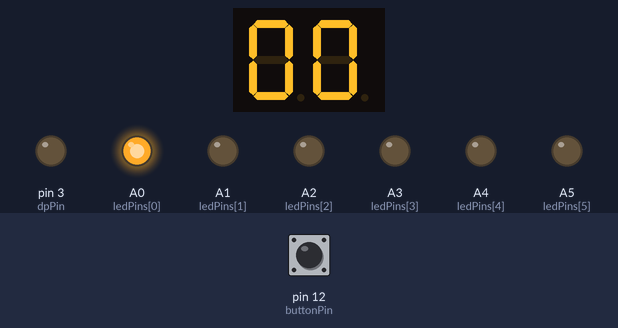
The sketch below on a simulated Arduino Uno, built with avr-gcc and run on an emulated ATmega328P. On the bench: 2-digit seven-segment display, output pins drawn as LEDs (lit = HIGH). Wiring (inferred from the names in the program): 2-digit 7-segment display, segments lit when HIGH: segments pin 11, pin 10, pin 2, pin 5, pin 4, pin 7, pin 6; digit selects pin 8, pin 9. The inputs (shaded band) are chosen by the test bench; at power-on: pin 12 (buttonPin) HIGH. The segment pins are drawn as the display they are named for; pins used as bus, display or sensor lines are not drawn.

Above: at 0.27 s.
At 4.25 s:
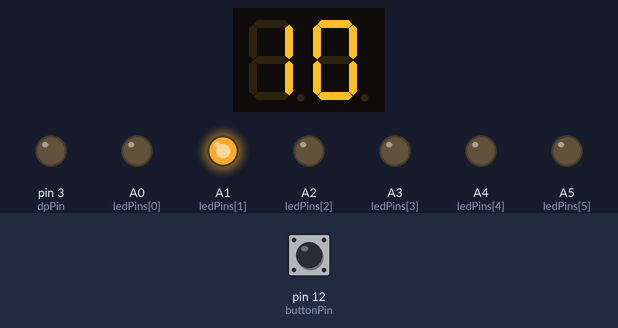
At 9.25 s:
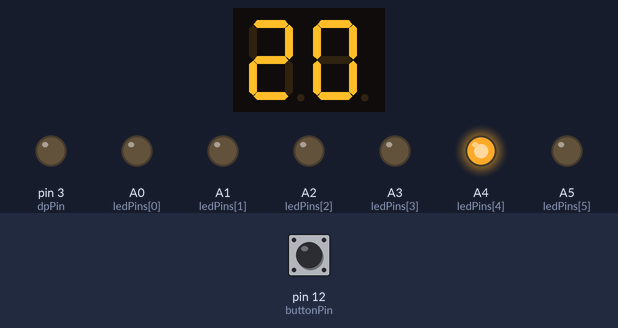
At 20.25 s:
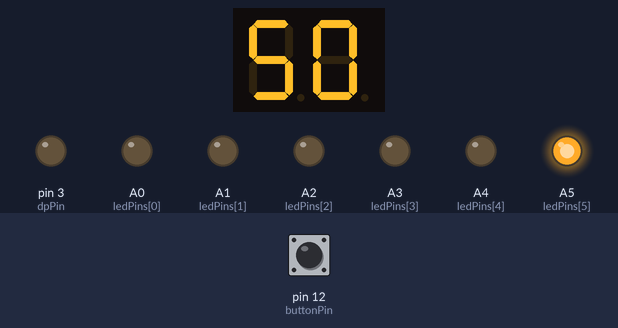
At 29.75 s:
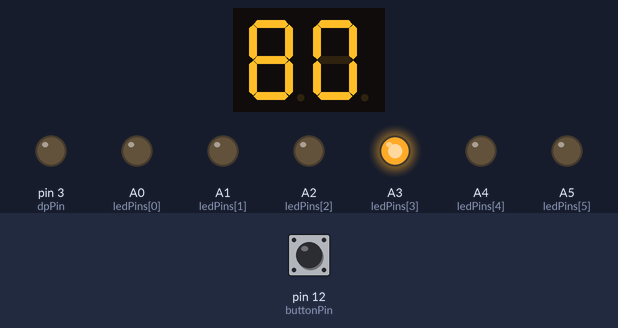
At 39.75 s:
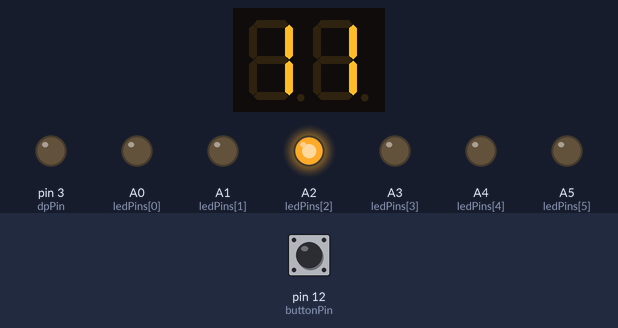
Timing chart, 0 to 40.0 s (numbered marks = the images above):
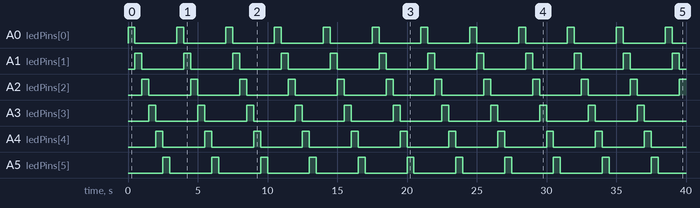

The sketch:

PE_ES_LAB-dh_alternating.ino
```cpp
const int ledPins[] = {A0, A1, A2, A3, A4, A5};
const int segmentPins[] = {11, 10, 2, 5, 4, 7, 6};
const int dpPin = 3, digitPins[] = {8, 9}, buttonPin = 12;
const byte digitPatterns[10] = { 0b00111111, 0b00000110, 0b01011011, 0b01001111, 0b01100110, 0b01101101, 0b01111101, 0b00000111, 0b01111111, 0b01101111 };

unsigned long previousMillis = 0;
int currentLedIndex = 0, hourCount = 0;
bool buttonPressed = false, resetState = false, allOffState = false;
bool ascendingDirection = true;

enum CountingMode { ASCENDING, DESCENDING, ODD_ONLY, EVEN_ONLY, ASCEND_DESCEND };
CountingMode mode = ASCENDING;

void setup() {
  for (int i = 0; i < 6; i++) pinMode(ledPins[i], OUTPUT);
  for (int i = 0; i < 7; i++) pinMode(segmentPins[i], OUTPUT);
  pinMode(dpPin, OUTPUT);
  pinMode(digitPins[0], OUTPUT);
  pinMode(digitPins[1], OUTPUT);
  pinMode(buttonPin, INPUT_PULLUP);
  digitalWrite(ledPins[currentLedIndex], HIGH);
  displayNumber(hourCount);
}

void loop() {
  unsigned long currentMillis = millis();

  // Handle LED sequencing
  if (currentMillis - previousMillis >= 500 && !resetState && !allOffState) {
    previousMillis = currentMillis;

    // Turn off the current LED before incrementing
    digitalWrite(ledPins[currentLedIndex], LOW);

    // Move to the next LED
    currentLedIndex++;

    if (currentLedIndex >= 6) {
      allOffState = true;
      updateLeds(false);
      updateHour();
      currentLedIndex = 0; // Reset the index to loop back to the first LED
    } else {
      digitalWrite(ledPins[currentLedIndex], HIGH);
    }
  }

  // Handle reset state
  if (allOffState && currentMillis - previousMillis >= 500) {
    allOffState = false;
    digitalWrite(ledPins[currentLedIndex], HIGH); // Turn on the first LED after all off
    previousMillis = currentMillis;
  }

  // Handle button press for reset
  if (digitalRead(buttonPin) == LOW && !buttonPressed) {
    delay(50); // Debouncing
    if (digitalRead(buttonPin) == LOW) {
      buttonPressed = true;
      resetHourglass();
      for (int i = 0; i < 6; i++) {
        digitalWrite(ledPins[i], LOW);
      }
      currentLedIndex = 0;
      resetState = true;
      previousMillis = currentMillis;
    }
  }

  if (digitalRead(buttonPin) == HIGH && buttonPressed) buttonPressed = false;

  if (resetState && currentMillis - previousMillis >= 500) {
    resetState = false;
    digitalWrite(ledPins[currentLedIndex], HIGH); // Ensure the next LED is turned on
    previousMillis = currentMillis;
  }

  multiplexDisplay(); // Always display the current hour count
}

// Function to update LEDs on/off
void updateLeds(bool state) {
  for (int i = 0; i < 6; i++) digitalWrite(ledPins[i], state ? HIGH : LOW);
}

void updateHour() {
  switch (mode) {
    case ASCENDING:
      hourCount += 1;
      if (hourCount >= 24) hourCount = 0;
      break;

    case DESCENDING:
      hourCount -= 1;
      if (hourCount < 0) {
        hourCount = 23;
      }
      break;

    case ODD_ONLY:
      if (hourCount % 2 == 0) {
        hourCount += 1;
      }
      hourCount += 2;
      if (hourCount >= 24) hourCount = 1;
      break;

    case EVEN_ONLY:
      if (hourCount % 2 != 0) {
        hourCount -= 1;
      }
      hourCount += 2;
      if (hourCount >= 24) hourCount = 0;
      break;

    case ASCEND_DESCEND:
      if (ascendingDirection) {
        hourCount += 1;
        if (hourCount >= 12) {
          hourCount = 12;
          ascendingDirection = false;
        }
      } else {
        hourCount -= 1;
        if (hourCount <= 0) {
          hourCount = 0;
          ascendingDirection = true;
        }
      }
      break;
  }

  displayNumber(hourCount);
}

void resetHourglass() {
  updateLeds(false);
  currentLedIndex = 0;

  if (mode == ASCENDING || mode == EVEN_ONLY) {
    hourCount = 0;
  } else if (mode == ODD_ONLY) {
    hourCount = 1;
  } else if (mode == DESCENDING) {
    hourCount = 23;
  } else if (mode == ASCEND_DESCEND) {
    hourCount = 0;
    ascendingDirection = true;
  }
  displayNumber(hourCount);
  resetState = true;
}

// Function to display a two-digit number on the 7-segment display
void displayNumber(int number) {
  displayDigit(number / 10, 0); // Tens digit
  displayDigit(number % 10, 1); // Ones digit
}

// Function to display a single digit on one of the 7-segment positions
void displayDigit(int digit, int position) {
  digitalWrite(digitPins[0], LOW);
  digitalWrite(digitPins[1], LOW);
  for (int i = 0; i < 7; i++) {
    digitalWrite(segmentPins[i], bitRead(digitPatterns[digit], i));
  }
  digitalWrite(digitPins[position], HIGH);
}

// Multiplexing display to show both digits
void multiplexDisplay() {
  static unsigned long lastUpdate = 0;
  if (millis() - lastUpdate >= 5) {
    lastUpdate = millis();
    static bool showTens = true;
    displayDigit(showTens ? hourCount / 10 : hourCount % 10, showTens ? 0 : 1);
    showTens = !showTens;
  }
}
```

Measured:
- by itself, A0 (ledPins[0]), A1 (ledPins[1]), A2 (ledPins[2]), A3 (ledPins[3]), A4 (ledPins[4]), A5 (ledPins[5]): alternates HIGH for 0.50 s and LOW for 3.0 s
